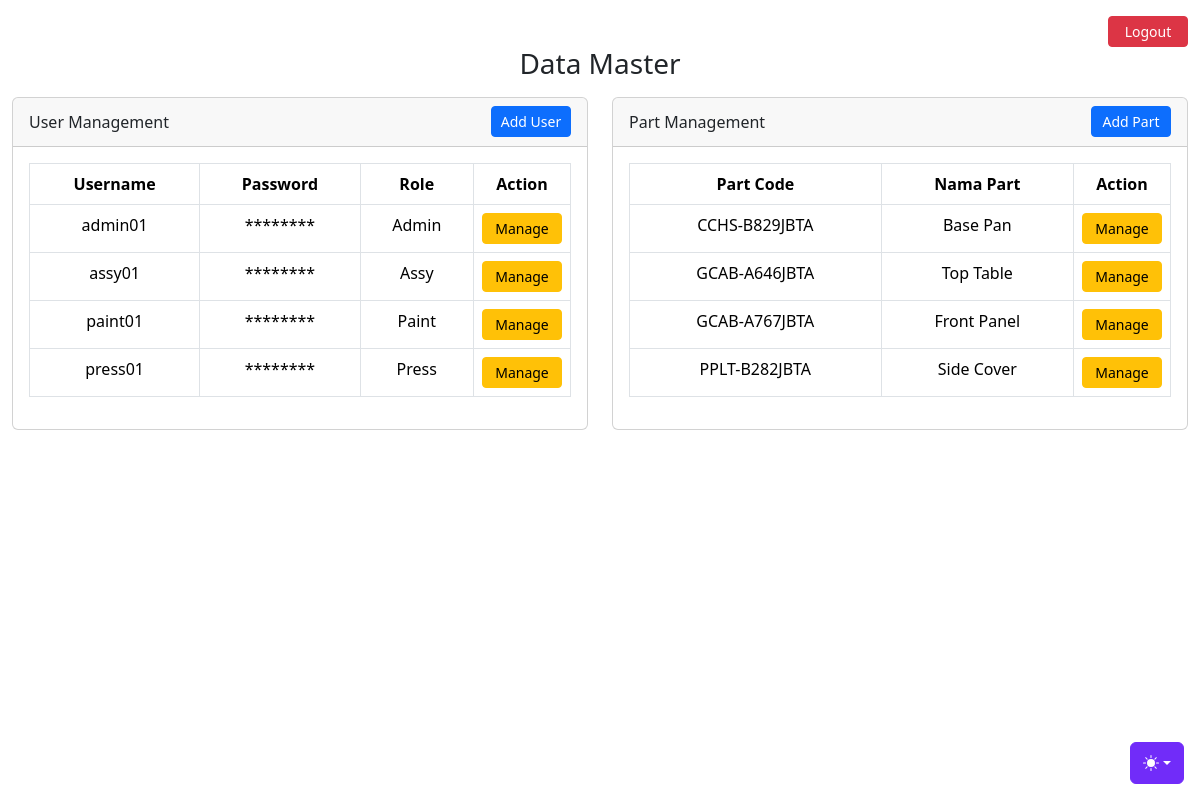
/page/admin/index.php (signed in), run on the app's committed database.
### tables this page shows
CREATE TABLE `user` (
  `username` varchar(32) NOT NULL,
  `password` varchar(32) NOT NULL,
  `role` enum('Admin','Press','Paint','Assy') NOT NULL
);

CREATE TABLE `part` (
  `part_code` varchar(32) NOT NULL,
  `part_name` varchar(32) NOT NULL,
  `qty_press` int(11) NOT NULL,
  `qty_paint` int(11) NOT NULL
);

### page/admin/index.php (the view, shortened to what this page needs)
<?php
require '../../conn.php';
$query = "SELECT * FROM user";
$result = mysqli_query($conn, $query);
$users = mysqli_fetch_all($result, MYSQLI_ASSOC);
$query = "SELECT * FROM part";
$result = mysqli_query($conn, $query);
$parts = mysqli_fetch_all($result, MYSQLI_ASSOC);
?>
<!doctype html>
<html lang="en" data-bs-theme="auto">
<head>
    <link rel="stylesheet" href="../../css/jquery-ui.css" rel="stylesheet">
    <link rel="stylesheet" href="../../css/dashboard.css" rel="stylesheet">
    <link rel="stylesheet" href="../../css/bootstrap.min.css" rel="stylesheet">
    <link rel="stylesheet" href="../../css/style.css" rel="stylesheet">
</head>
<body>
    <?php include '../../library/themes.php'; ?>
    <div class="container-fluid text-center">
        <div class="row mt-3">
            <div class="col text-end">
                <button type="button" class="btn btn-sm btn-danger" data-bs-toggle="modal" data-bs-target="#logoutModal">Logout</button>
            </div>
        </div>
        <h3>Data Master</h3>
        <div class="row mt-3">
            <div class="col">
                <div class="card text-center">
                    <div class="card-header">
                        <span class="float-start my-1">User Management</span>
                        <span class="float-end">
                            <button type="button" class="btn btn-sm btn-primary" data-bs-toggle="modal" data-bs-target="#AddUserModal">
                                Add User
                            </button>
                        </span>
                    </div>
                    <div class="card-body">
                        <table class="table table-bordered">
                            <thead>
                                <tr>
                                    <th scope="col">Username</th>
                                    <th scope="col">Password</th>
                                    <th scope="col">Role</th>
                                    <th scope="col" style="width: 90px;">Action</th>
                                </tr>
                            </thead>
                            <tbody>
                                <?php foreach ($users as $user) : ?>
                                    <tr>
                                        <td><?php echo htmlspecialchars($user['username']); ?></td>
                                        <td>********</td>
                                        <td><?php echo htmlspecialchars($user['role']); ?></td>
                                        <td>
                                            <a class="btn btn-sm btn-warning" href="function/user_action.php?username=<?php echo $user['username']; ?>">Manage</a>
                                        </td>
                                    </tr>
                                <?php endforeach; ?>
                            </tbody>
                        </table>
                    </div>
                </div>
            </div>
            <div class="col">
                <div class="card text-center">
                    <div class="card-header">
                        <span class="float-start my-1">Part Management</span>
                        <span class="float-end">
                            <button type="button" class="btn btn-sm btn-primary" data-bs-toggle="modal" data-bs-target="#AddPartModal">
                                Add Part
                            </button>
                        </span>
                    </div>
                    <div class="card-body">
                        <table class="table table-bordered">
                            <thead>
                                <tr>
                                    <th scope="col">Part Code</th>
                                    <th scope="col">Nama Part</th>
                                    <th scope="col" style="width: 90px;">Action</th>
                                </tr>
                            </thead>
                            <tbody>
                                <?php foreach ($parts as $part) : ?>
                                    <tr>
                                        <td><?php echo htmlspecialchars($part['part_code']); ?></td>
                                        <td><?php echo htmlspecialchars($part['part_name']); ?></td>
                                        <td>
                                            <a class="btn btn-sm btn-warning" href="function/part_action.php?part_code=<?php echo $part['part_code']; ?>">Manage</a>
                                        </td>
                                    </tr>
                                <?php endforeach; ?>
                            </tbody>
                        </table>
                    </div>
                </div>
            </div>
        </div>
</body>
</html>

### library/themes.php (shortened to what this page needs)
<div class="dropdown position-fixed bottom-0 end-0 mb-3 me-3 bd-mode-toggle">
    <button class="btn btn-bd-primary py-2 dropdown-toggle d-flex align-items-center" id="bd-theme" type="button" aria-expanded="false" data-bs-toggle="dropdown" aria-label="Toggle theme (auto)">
        <svg class="bi my-1 theme-icon-active" width="1em" height="1em">
            <use href="#circle-half"></use>
        </svg>
    </button>
</div>

### css/dashboard.css (style rules this page uses)
.bi { display: inline-block; width: 1rem; height: 1rem; }

### css/style.css (style rules this page uses)
.bi { vertical-align: -0.125em; fill: currentColor; }
.btn-bd-primary { --bd-violet-bg: #712cf9; --bd-violet-rgb: 112.520718, 44.062154, 249.437846; --bs-btn-font-weight: 600; --bs-btn-color: var(--bs-white); --bs-btn-bg: var(--bd-violet-bg); --bs-btn-border-color: var(--bd-violet-bg); --bs-btn-hover-color: var(--bs-white); --bs-btn-hover-bg: #6528e0; --bs-btn-hover-border-color: #6528e0; --bs-btn-focus-shadow-rgb: var(--bd-violet-rgb); --bs-btn-active-color: var(--bs-btn-hover-color); --bs-btn-active-bg: #5a23c8; --bs-btn-active-border-color: #5a23c8; }
.bd-mode-toggle { z-index: 1500; }

### page/admin/index.php (style rules this page uses)
.btn-sm { width: 80px; }

### data on the page
user: username "admin01", role "Admin"
user: username "assy01", role "Assy"
user: username "paint01", role "Paint"
user: username "press01", role "Press"
part: part_code "CCHS-B829JBTA", part_name "Base Pan"
part: part_code "GCAB-A646JBTA", part_name "Top Table"
part: part_code "GCAB-A767JBTA", part_name "Front Panel"
part: part_code "PPLT-B282JBTA", part_name "Side Cover"
